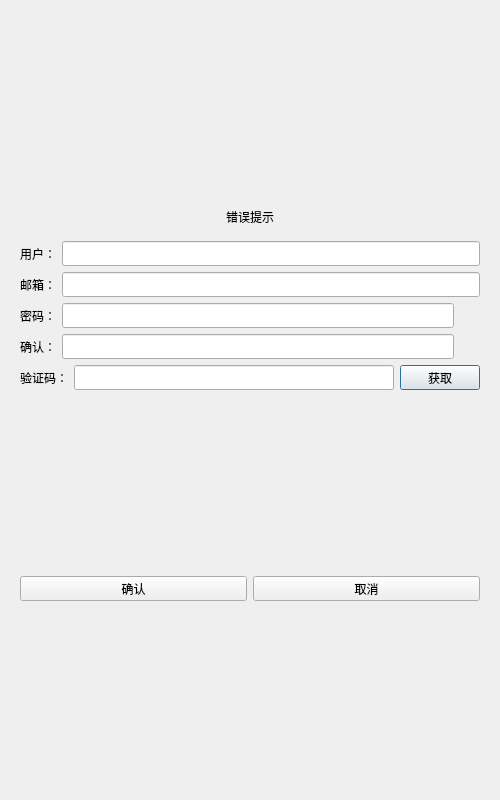
<?xml version="1.0" encoding="UTF-8"?>
<ui version="4.0">
 <class>RegisterDialog</class>
 <widget class="QDialog" name="RegisterDialog">
  <property name="geometry">
   <rect>
    <x>0</x>
    <y>0</y>
    <width>500</width>
    <height>800</height>
   </rect>
  </property>
  <property name="minimumSize">
   <size>
    <width>500</width>
    <height>800</height>
   </size>
  </property>
  <property name="maximumSize">
   <size>
    <width>500</width>
    <height>800</height>
   </size>
  </property>
  <property name="windowTitle">
   <string>Dialog</string>
  </property>
  <layout class="QHBoxLayout" name="horizontalLayout_8">
   <item>
    <layout class="QVBoxLayout" name="verticalLayout">
     <item>
      <widget class="QStackedWidget" name="stackedWidget">
       <property name="currentIndex">
        <number>0</number>
       </property>
       <widget class="QWidget" name="page">
        <layout class="QVBoxLayout" name="verticalLayout_3">
         <item>
          <spacer name="verticalSpacer">
           <property name="orientation">
            <enum>Qt::Vertical</enum>
           </property>
           <property name="sizeHint" stdset="0">
            <size>
             <width>20</width>
             <height>40</height>
            </size>
           </property>
          </spacer>
         </item>
         <item>
          <widget class="QWidget" name="widget" native="true">
           <layout class="QVBoxLayout" name="verticalLayout_4">
            <item>
             <widget class="QLabel" name="err_tip">
              <property name="text">
               <string>错误提示</string>
              </property>
              <property name="alignment">
               <set>Qt::AlignCenter</set>
              </property>
             </widget>
            </item>
           </layout>
          </widget>
         </item>
         <item>
          <layout class="QHBoxLayout" name="horizontalLayout">
           <item>
            <widget class="QLabel" name="user_label">
             <property name="minimumSize">
              <size>
               <width>0</width>
               <height>25</height>
              </size>
             </property>
             <property name="maximumSize">
              <size>
               <width>16777215</width>
               <height>25</height>
              </size>
             </property>
             <property name="text">
              <string>用户：</string>
             </property>
            </widget>
           </item>
           <item>
            <widget class="QLineEdit" name="user_edit">
             <property name="minimumSize">
              <size>
               <width>0</width>
               <height>25</height>
              </size>
             </property>
             <property name="maximumSize">
              <size>
               <width>16777215</width>
               <height>25</height>
              </size>
             </property>
            </widget>
           </item>
          </layout>
         </item>
         <item>
          <layout class="QHBoxLayout" name="horizontalLayout_3">
           <item>
            <widget class="QLabel" name="email_label">
             <property name="minimumSize">
              <size>
               <width>0</width>
               <height>25</height>
              </size>
             </property>
             <property name="maximumSize">
              <size>
               <width>16777215</width>
               <height>25</height>
              </size>
             </property>
             <property name="text">
              <string>邮箱：</string>
             </property>
            </widget>
           </item>
           <item>
            <widget class="QLineEdit" name="email_edit">
             <property name="minimumSize">
              <size>
               <width>0</width>
               <height>25</height>
              </size>
             </property>
             <property name="maximumSize">
              <size>
               <width>16777215</width>
               <height>25</height>
              </size>
             </property>
            </widget>
           </item>
          </layout>
         </item>
         <item>
          <layout class="QHBoxLayout" name="horizontalLayout_4">
           <item>
            <widget class="QLabel" name="pass_label">
             <property name="minimumSize">
              <size>
               <width>0</width>
               <height>25</height>
              </size>
             </property>
             <property name="maximumSize">
              <size>
               <width>16777215</width>
               <height>25</height>
              </size>
             </property>
             <property name="text">
              <string>密码：</string>
             </property>
            </widget>
           </item>
           <item>
            <widget class="QLineEdit" name="pass_edit">
             <property name="minimumSize">
              <size>
               <width>0</width>
               <height>25</height>
              </size>
             </property>
             <property name="maximumSize">
              <size>
               <width>16777215</width>
               <height>25</height>
              </size>
             </property>
            </widget>
           </item>
           <item>
            <widget class="ClickedLabel" name="pass_visible">
             <property name="minimumSize">
              <size>
               <width>20</width>
               <height>20</height>
              </size>
             </property>
             <property name="maximumSize">
              <size>
               <width>20</width>
               <height>20</height>
              </size>
             </property>
             <property name="styleSheet">
              <string notr="true"/>
             </property>
             <property name="text">
              <string/>
             </property>
            </widget>
           </item>
          </layout>
         </item>
         <item>
          <layout class="QHBoxLayout" name="horizontalLayout_5">
           <item>
            <widget class="QLabel" name="confirm_label">
             <property name="minimumSize">
              <size>
               <width>0</width>
               <height>25</height>
              </size>
             </property>
             <property name="maximumSize">
              <size>
               <width>16777215</width>
               <height>25</height>
              </size>
             </property>
             <property name="text">
              <string>确认：</string>
             </property>
            </widget>
           </item>
           <item>
            <widget class="QLineEdit" name="confirm_edit">
             <property name="minimumSize">
              <size>
               <width>0</width>
               <height>25</height>
              </size>
             </property>
             <property name="maximumSize">
              <size>
               <width>16777215</width>
               <height>25</height>
              </size>
             </property>
            </widget>
           </item>
           <item>
            <widget class="ClickedLabel" name="confirm_visible">
             <property name="minimumSize">
              <size>
               <width>20</width>
               <height>20</height>
              </size>
             </property>
             <property name="maximumSize">
              <size>
               <width>20</width>
               <height>20</height>
              </size>
             </property>
             <property name="styleSheet">
              <string notr="true"/>
             </property>
             <property name="text">
              <string/>
             </property>
            </widget>
           </item>
          </layout>
         </item>
         <item>
          <layout class="QHBoxLayout" name="horizontalLayout_6">
           <item>
            <widget class="QLabel" name="varify_label">
             <property name="minimumSize">
              <size>
               <width>0</width>
               <height>25</height>
              </size>
             </property>
             <property name="maximumSize">
              <size>
               <width>16777215</width>
               <height>25</height>
              </size>
             </property>
             <property name="text">
              <string>验证码：</string>
             </property>
            </widget>
           </item>
           <item>
            <widget class="QLineEdit" name="varify_edit">
             <property name="minimumSize">
              <size>
               <width>0</width>
               <height>25</height>
              </size>
             </property>
             <property name="maximumSize">
              <size>
               <width>16777215</width>
               <height>25</height>
              </size>
             </property>
            </widget>
           </item>
           <item>
            <widget class="TimerBtn" name="get_code">
             <property name="minimumSize">
              <size>
               <width>0</width>
               <height>25</height>
              </size>
             </property>
             <property name="maximumSize">
              <size>
               <width>16777215</width>
               <height>25</height>
              </size>
             </property>
             <property name="text">
              <string>获取</string>
             </property>
            </widget>
           </item>
          </layout>
         </item>
         <item>
          <spacer name="verticalSpacer_2">
           <property name="orientation">
            <enum>Qt::Vertical</enum>
           </property>
           <property name="sizeHint" stdset="0">
            <size>
             <width>20</width>
             <height>40</height>
            </size>
           </property>
          </spacer>
         </item>
         <item>
          <layout class="QHBoxLayout" name="horizontalLayout_7">
           <item>
            <widget class="QPushButton" name="sure_btn">
             <property name="minimumSize">
              <size>
               <width>0</width>
               <height>25</height>
              </size>
             </property>
             <property name="maximumSize">
              <size>
               <width>16777215</width>
               <height>25</height>
              </size>
             </property>
             <property name="text">
              <string>确认</string>
             </property>
            </widget>
           </item>
           <item>
            <widget class="QPushButton" name="cancel_btn">
             <property name="minimumSize">
              <size>
               <width>0</width>
               <height>25</height>
              </size>
             </property>
             <property name="maximumSize">
              <size>
               <width>16777215</width>
               <height>25</height>
              </size>
             </property>
             <property name="text">
              <string>取消</string>
             </property>
            </widget>
           </item>
          </layout>
         </item>
         <item>
          <spacer name="verticalSpacer_3">
           <property name="orientation">
            <enum>Qt::Vertical</enum>
           </property>
           <property name="sizeHint" stdset="0">
            <size>
             <width>20</width>
             <height>40</height>
            </size>
           </property>
          </spacer>
         </item>
        </layout>
       </widget>
       <widget class="QWidget" name="page_2">
        <layout class="QVBoxLayout" name="verticalLayout_6">
         <item>
          <widget class="QWidget" name="widget_10" native="true">
           <layout class="QVBoxLayout" name="verticalLayout_2">
            <item>
             <widget class="QWidget" name="widget_8" native="true">
              <layout class="QHBoxLayout" name="horizontalLayout_14">
               <item>
                <widget class="QLabel" name="label_8">
                 <property name="text">
                  <string>完善您的个人信息</string>
                 </property>
                 <property name="alignment">
                  <set>Qt::AlignCenter</set>
                 </property>
                </widget>
               </item>
              </layout>
             </widget>
            </item>
            <item>
             <widget class="QWidget" name="widget_9" native="true">
              <layout class="QVBoxLayout" name="verticalLayout_7">
               <item>
                <widget class="QLabel" name="errTip">
                 <property name="text">
                  <string/>
                 </property>
                 <property name="alignment">
                  <set>Qt::AlignCenter</set>
                 </property>
                </widget>
               </item>
              </layout>
             </widget>
            </item>
            <item>
             <widget class="QWidget" name="widget_3" native="true">
              <layout class="QHBoxLayout" name="horizontalLayout_9">
               <item>
                <widget class="QLabel" name="label">
                 <property name="text">
                  <string>姓名：</string>
                 </property>
                </widget>
               </item>
               <item>
                <widget class="QLineEdit" name="nameEdit"/>
               </item>
              </layout>
             </widget>
            </item>
            <item>
             <widget class="QWidget" name="widget_4" native="true">
              <layout class="QHBoxLayout" name="horizontalLayout_10">
               <item>
                <widget class="QLabel" name="label_2">
                 <property name="text">
                  <string>性别：</string>
                 </property>
                </widget>
               </item>
               <item>
                <widget class="QRadioButton" name="manRadioButton">
                 <property name="text">
                  <string>男</string>
                 </property>
                </widget>
               </item>
               <item>
                <widget class="QRadioButton" name="womanRadbutton">
                 <property name="text">
                  <string>女</string>
                 </property>
                </widget>
               </item>
               <item>
                <widget class="QRadioButton" name="otherSex">
                 <property name="text">
                  <string>其他</string>
                 </property>
                </widget>
               </item>
              </layout>
             </widget>
            </item>
            <item>
             <widget class="QWidget" name="widget_5" native="true">
              <layout class="QHBoxLayout" name="horizontalLayout_11">
               <item>
                <widget class="QLabel" name="label_3">
                 <property name="text">
                  <string>出生日期：    年</string>
                 </property>
                </widget>
               </item>
               <item>
                <widget class="QLineEdit" name="yearEdit"/>
               </item>
               <item>
                <widget class="QLabel" name="label_5">
                 <property name="text">
                  <string>月</string>
                 </property>
                </widget>
               </item>
               <item>
                <widget class="QLineEdit" name="monthEdit"/>
               </item>
               <item>
                <widget class="QLabel" name="label_6">
                 <property name="text">
                  <string>日</string>
                 </property>
                </widget>
               </item>
               <item>
                <widget class="QLineEdit" name="dataEdit"/>
               </item>
              </layout>
             </widget>
            </item>
            <item>
             <widget class="QWidget" name="widget_6" native="true">
              <layout class="QHBoxLayout" name="horizontalLayout_12">
               <item>
                <widget class="QLabel" name="label_4">
                 <property name="text">
                  <string>身份证号</string>
                 </property>
                </widget>
               </item>
               <item>
                <widget class="QLineEdit" name="IDcardEdit"/>
               </item>
              </layout>
             </widget>
            </item>
            <item>
             <widget class="QWidget" name="widget_7" native="true">
              <layout class="QHBoxLayout" name="horizontalLayout_13">
               <item>
                <widget class="QLabel" name="label_7">
                 <property name="text">
                  <string>手机号</string>
                 </property>
                </widget>
               </item>
               <item>
                <widget class="QLineEdit" name="phoneEdit"/>
               </item>
              </layout>
             </widget>
            </item>
            <item>
             <widget class="QPushButton" name="confirmInfo">
              <property name="text">
               <string>确认完成</string>
              </property>
             </widget>
            </item>
           </layout>
          </widget>
         </item>
        </layout>
       </widget>
       <widget class="QWidget" name="page_3">
        <layout class="QVBoxLayout" name="verticalLayout_5">
         <item>
          <spacer name="verticalSpacer_5">
           <property name="orientation">
            <enum>Qt::Vertical</enum>
           </property>
           <property name="sizeHint" stdset="0">
            <size>
             <width>20</width>
             <height>40</height>
            </size>
           </property>
          </spacer>
         </item>
         <item>
          <widget class="QLabel" name="tip_lb">
           <property name="text">
            <string>注册成功，5 s后返回登录</string>
           </property>
           <property name="alignment">
            <set>Qt::AlignCenter</set>
           </property>
          </widget>
         </item>
         <item>
          <widget class="QLabel" name="tip2_lb">
           <property name="text">
            <string>可点击返回按钮直接返回登录界面</string>
           </property>
           <property name="alignment">
            <set>Qt::AlignCenter</set>
           </property>
          </widget>
         </item>
         <item>
          <spacer name="verticalSpacer_6">
           <property name="orientation">
            <enum>Qt::Vertical</enum>
           </property>
           <property name="sizeHint" stdset="0">
            <size>
             <width>20</width>
             <height>40</height>
            </size>
           </property>
          </spacer>
         </item>
         <item>
          <widget class="QWidget" name="widget_2" native="true">
           <layout class="QHBoxLayout" name="horizontalLayout_2">
            <item>
             <spacer name="horizontalSpacer">
              <property name="orientation">
               <enum>Qt::Horizontal</enum>
              </property>
              <property name="sizeHint" stdset="0">
               <size>
                <width>40</width>
                <height>20</height>
               </size>
              </property>
             </spacer>
            </item>
            <item>
             <widget class="QPushButton" name="return_btn">
              <property name="minimumSize">
               <size>
                <width>0</width>
                <height>25</height>
               </size>
              </property>
              <property name="maximumSize">
               <size>
                <width>16777215</width>
                <height>25</height>
               </size>
              </property>
              <property name="text">
               <string>返回登录</string>
              </property>
             </widget>
            </item>
            <item>
             <spacer name="horizontalSpacer_2">
              <property name="orientation">
               <enum>Qt::Horizontal</enum>
              </property>
              <property name="sizeHint" stdset="0">
               <size>
                <width>40</width>
                <height>20</height>
               </size>
              </property>
             </spacer>
            </item>
           </layout>
          </widget>
         </item>
         <item>
          <spacer name="verticalSpacer_4">
           <property name="orientation">
            <enum>Qt::Vertical</enum>
           </property>
           <property name="sizeHint" stdset="0">
            <size>
             <width>20</width>
             <height>40</height>
            </size>
           </property>
          </spacer>
         </item>
        </layout>
       </widget>
      </widget>
     </item>
    </layout>
   </item>
  </layout>
 </widget>
 <customwidgets>
  <customwidget>
   <class>TimerBtn</class>
   <extends>QPushButton</extends>
   <header>timerbtn.h</header>
  </customwidget>
  <customwidget>
   <class>ClickedLabel</class>
   <extends>QLabel</extends>
   <header>clickedlabel.h</header>
  </customwidget>
 </customwidgets>
 <resources/>
 <connections/>
</ui>
